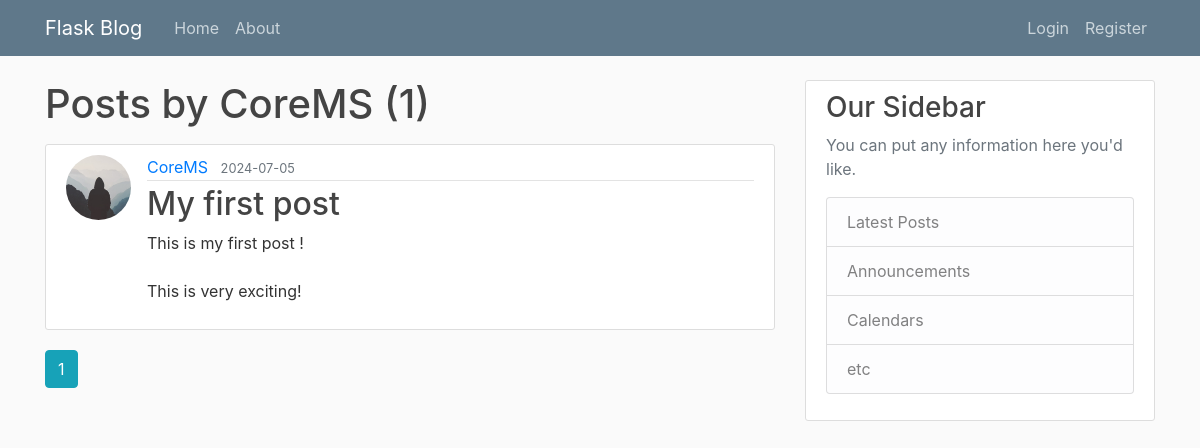
/user/CoreMS, run on an earlier commit of the app's database.
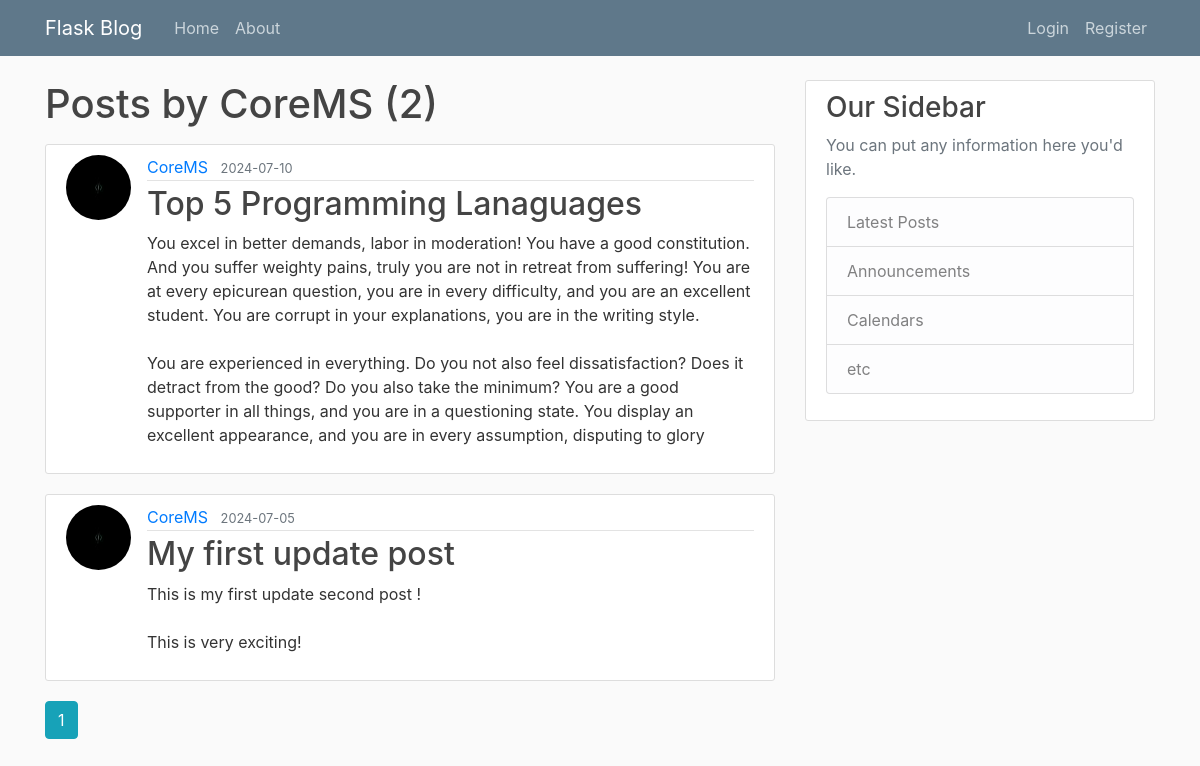
And on a later commit of the database.
### app/model.py (models this page shows, shortened)
class Post(db.Model):
    id = db.Column(db.Integer, primary_key=True)
    title = db.Column(db.String(100), nullable=False)
    date_posted = db.Column(db.DateTime, nullable=False, default=datetime.utcnow)
    content = db.Column(db.Text, nullable=False)
    user_id = db.Column(db.Integer, db.ForeignKey('user.id'), nullable=False)

class User(db.Model, UserMixin):
    id = db.Column(db.Integer, primary_key=True)
    username = db.Column(db.String(20), unique=True, nullable=False)
    email = db.Column(db.String(120), unique=True, nullable=False)
    image_file = db.Column(db.String(20), nullable=False, default='default.jpg')
    password = db.Column(db.String(60), nullable=False)
    posts = db.relationship('Post', backref='author', lazy=True)

### app/routes.py (the view)
@app.route("/user/<string:username>")
def user_posts(username):
    page = request.args.get('page', 1, type=int)
    user = User.query.filter_by(username=username).first_or_404()
    posts = Post.query.filter_by(author=user)\
        .order_by(Post.date_posted.desc())\
        .paginate(page=page, per_page=5)
    return render_template('user_posts.html', posts=posts, user=user)

### app/templates/user_posts.html
{% extends "layout.html" %}
{% block content %}
    <h1 class="mb-3">Posts by {{ user.username }} ({{ posts.total }})</h1>
    {% for post in posts.items %}
        <article class="media content-section">
          <img class="rounded-circle article-img" src="{{ url_for('static', filename='profile_pics/' + post.author.image_file) }}">
          <div class="media-body">
            <div class="article-metadata">
              <a class="mr-2" href="{{ url_for('user_posts', username=post.author.username) }}">{{ post.author.username }}</a>
              <small class="text-muted">{{ post.date_posted.strftime('%Y-%m-%d') }}</small>
            </div>
            <h2><a class="article-title" href="{{ url_for('post', post_id=post.id) }}">{{ post.title }}</a></h2>
            <p class="article-content">{{ post.content }}</p>
          </div>
        </article>
    {% endfor %}
    {% for page_num in posts.iter_pages(left_edge=1, right_edge=1, left_current=1, right_current=2) %}
      {% if page_num %}
        {% if posts.page == page_num %}
          <a class="btn btn-info mb-4" href="{{ url_for('user_posts', username=user.username, page=page_num) }}">{{ page_num }}</a>
        {% else %}
          <a class="btn btn-outline-info mb-4" href="{{ url_for('user_posts', username=user.username, page=page_num) }}">{{ page_num }}</a>
        {% endif %}
      {% else %}
        ...
      {% endif %}
    {% endfor %}
{% endblock content %}

What changed in the data, as far as the page shows it:
added Post: image_file (picture), author.username "CoreMS", date_posted "2024-07-10", title "Top 5 Programming Lanaguages", content "You excel in better demands, labor in moderation! You have a good constitution. And you suffer weighty pains, truly you are not in retreat from suffering! You are at every epicurean question, you are in every difficulty, and you are an excellent student. You are corrupt in your explanations, you are in the writing style. You are experienced in everything. Do you not also feel dissatisfaction? Does it detract from the good? Do you also take the minimum? You are a good supporter in all things, and you are in a questioning state. You display an excellent appearance, and you are in every assumption, disputing to glory"
changed Post: image_file: picture added in place of a placeholder; title "My first post" → "My first update post"; content "This is my first post ! This is very exciting!" → "This is my first update second post ! This is very exciting!"
Also different on the page:
{{ posts.total }}: "1" → "2"
